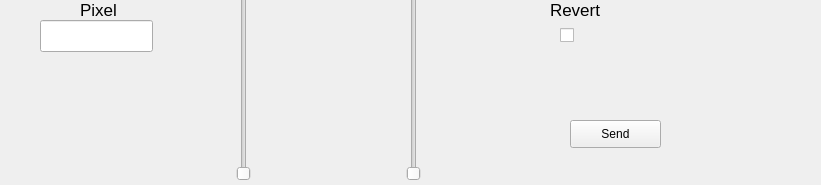
        <widget class="QWidget" name="page_12">
         <property name="geometry">
          <rect>
           <x>0</x>
           <y>0</y>
           <width>821</width>
           <height>185</height>
          </rect>
         </property>
         <attribute name="label">
          <string>Fade Pixel All</string>
         </attribute>
         <widget class="QLabel" name="label_11">
          <property name="geometry">
           <rect>
            <x>80</x>
            <y>0</y>
            <width>62</width>
            <height>20</height>
           </rect>
          </property>
          <property name="font">
           <font>
            <pointsize>13</pointsize>
           </font>
          </property>
          <property name="text">
           <string>Pixel</string>
          </property>
         </widget>
         <widget class="QLineEdit" name="lineEdit_11">
          <property name="geometry">
           <rect>
            <x>40</x>
            <y>20</y>
            <width>113</width>
            <height>32</height>
           </rect>
          </property>
         </widget>
         <widget class="QLabel" name="label_12">
          <property name="geometry">
           <rect>
            <x>550</x>
            <y>0</y>
            <width>62</width>
            <height>20</height>
           </rect>
          </property>
          <property name="font">
           <font>
            <pointsize>13</pointsize>
           </font>
          </property>
          <property name="text">
           <string>Revert</string>
          </property>
         </widget>
         <widget class="QSlider" name="verticalSlider_7">
          <property name="geometry">
           <rect>
            <x>230</x>
            <y>-10</y>
            <width>28</width>
            <height>191</height>
           </rect>
          </property>
          <property name="maximum">
           <number>255</number>
          </property>
          <property name="orientation">
           <enum>Qt::Vertical</enum>
          </property>
         </widget>
         <widget class="QSlider" name="verticalSlider_8">
          <property name="geometry">
           <rect>
            <x>400</x>
            <y>-10</y>
            <width>28</width>
            <height>191</height>
           </rect>
          </property>
          <property name="maximum">
           <number>255</number>
          </property>
          <property name="orientation">
           <enum>Qt::Vertical</enum>
          </property>
         </widget>
         <widget class="QCheckBox" name="checkBox">
          <property name="geometry">
           <rect>
            <x>560</x>
            <y>20</y>
            <width>101</width>
            <height>31</height>
           </rect>
          </property>
          <property name="text">
           <string/>
          </property>
         </widget>
         <widget class="QPushButton" name="pushButton_6">
          <property name="geometry">
           <rect>
            <x>570</x>
            <y>120</y>
            <width>91</width>
            <height>28</height>
           </rect>
          </property>
          <property name="text">
           <string>Send</string>
          </property>
         </widget>
        </widget>
